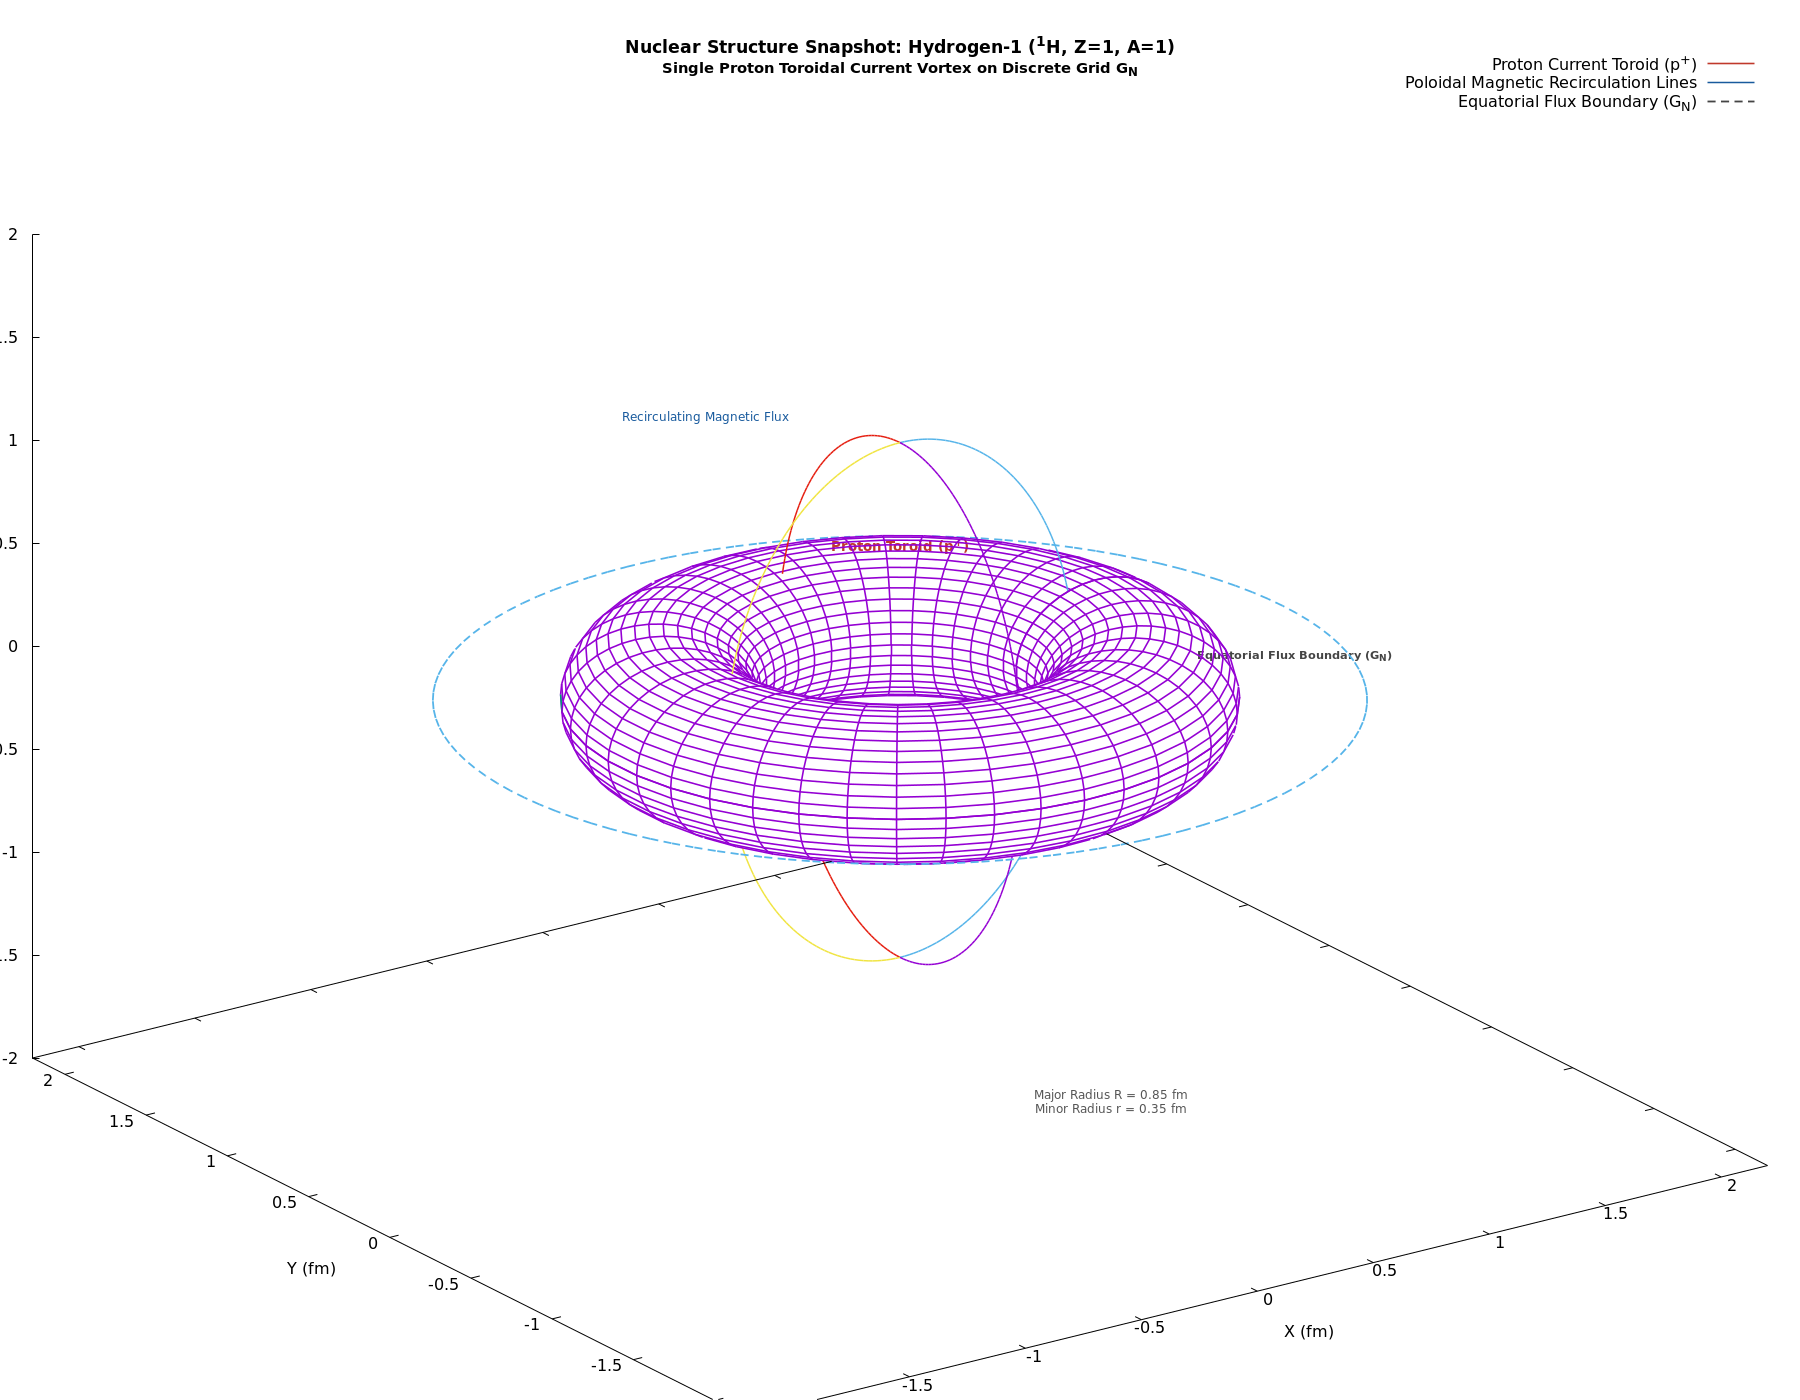

The script that drew this image:
# Gnuplot: 3D High-Detail Wireframe Snapshot of Hydrogen-1 Nucleus (Proton)
# Depicts the discrete electromagnetic kernel of the 1H nucleus (solitary proton) on G_N:
# - A primary toroidal positive charge-current vortex (major radius R = 0.85 fm, minor radius r = 0.35 fm)
# - Poloidal and toroidal magnetic flux recirculating filaments through the central aperture
# - Dipolar multivector field boundary sheath on the discrete grid G_N
# Pure wireframe meshwork with hidden-line removal; no surface shading.

reset

if (exists("OUTFILE")) {
    set terminal pngcairo size 1800,1400 font "Sans,12"
    set output OUTFILE
}

set title "Nuclear Structure Snapshot: Hydrogen-1 (^1H, Z=1, A=1)\n{/*0.85Single Proton Toroidal Current Vortex on Discrete Grid G_N}" font "Sans-Bold,13" offset 0,-0.5

set parametric
set hidden3d
unset pm3d
set surface

set isosamples 44, 44
set urange [0:2*pi]
set vrange [0:2*pi]

set xlabel "X (fm)" offset -1,-0.5
set ylabel "Y (fm)" offset 1,-0.5
set zlabel "Z (fm)" offset 1,0
set xrange [-2.2:2.2]
set yrange [-2.2:2.2]
set zrange [-2.0:2.0]
set xyplane at -2.0
set view 62, 325, 1.25, 1.0

# 1. Proton Toroidal Current Ring (R_maj = 0.85 fm, r_min = 0.35 fm)
R_p = 0.85
r_p = 0.35

x_p(u, v) = (R_p + r_p * cos(v)) * cos(u)
y_p(u, v) = (R_p + r_p * cos(v)) * sin(u)
z_p(u, v) = r_p * sin(v)

# 2. 1D Poloidal Recirculating Magnetic Flux Lines through Core Aperture
set samples 120
set table $FLUX_LOOP
plot [t=0:2*pi] (0.75 * sin(t/2.0)), (1.25 * cos(t/2.0))
unset table

# 3. 1D Outer Equatorial Flux Boundary Ring (G_N)
set table $ENV_RING
plot [t=0:2*pi] 1.65 * cos(t), 1.65 * sin(t)
unset table

# Wireframe Line Styles
set style line 1 lc rgb "#c0392b" lw 1.6                    # Crimson: Proton toroidal current vortex
set style line 2 lc rgb "#185a9d" lw 1.5                    # Deep blue: Axial recirculating flux filaments
set style line 3 lc rgb "#444444" dt (18, 12) lw 1.8        # Distinct Dashed Dark Gray: Equatorial flux boundary on G_N

set label 1 "Proton Toroid (p^+)" at 0, 0, 0.75 center font "Sans-Bold,10" tc rgb "#c0392b"
set label 2 "Major Radius R = 0.85 fm\nMinor Radius r = 0.35 fm" at 0, -1.3, -1.4 center font "Sans,9" tc rgb "#555555"
set label 3 "Recirculating Magnetic Flux" at 0, 1.2, 0.9 center font "Sans,9" tc rgb "#185a9d"
set label 4 "Equatorial Flux Boundary (G_N)" at 1.7, 0, -0.25 center font "Sans-Bold,8.5" tc rgb "#444444"

splot x_p(u, v), y_p(u, v), z_p(u, v) with lines ls 1 title "Proton Current Toroid (p^+)", \
      $FLUX_LOOP using 1:(0.0):2 with lines ls 2 title "Poloidal Magnetic Recirculation Lines", \
      $FLUX_LOOP using (-$1):(0.0):2 with lines ls 2 notitle, \
      $FLUX_LOOP using (0.0):1:2 with lines ls 2 notitle, \
      $FLUX_LOOP using (0.0):(-$1):2 with lines ls 2 notitle, \
      $ENV_RING  using 1:2:(0.0) with lines ls 3 title "Equatorial Flux Boundary (G_N)"

if (!exists("OUTFILE")) {
    pause mouse close
}
